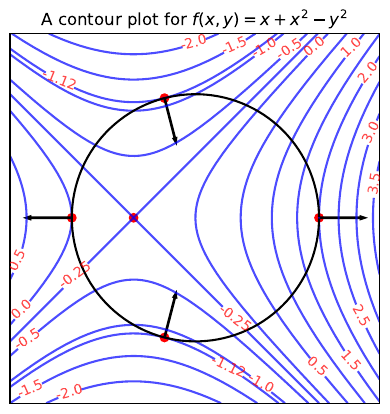

Reproduce this figure in Python.
import numpy as np
import matplotlib.pyplot as plt

ax = plt.gca()

ax.set_aspect('equal')
ax.set_xticks([])
ax.set_yticks([])


def f(x, y): return x**2 + x - y**2


x = np.arange(-1.5, 1.5, 0.01)
y = np.arange(-1.5, 1.5, 0.01)

X, Y = np.meshgrid(x, y)
Z = f(X, Y)

xs = [-1 / 2, -1 / 4, -1 / 4, 1, -1]
ys = [0, np.sqrt(15) / 4, -np.sqrt(15) / 4, 0, 0]
zs = list(map(f, xs, ys))

levels = np.arange(-5, 5.5, 0.5)
levels = np.append(levels, zs)
levels = np.unique(levels)
levels = np.sort(levels)

curve_x = np.arange(-1, 1, 0.0001)
curve_y_top = np.sqrt(1 - curve_x**2)
curve_y_bottom = -np.sqrt(1 - curve_x**2)

ax.scatter(xs, ys, color='red')

p1 = np.array([1, 0])
vec1 = np.array([1, 0])
vec1 = vec1 / (3 * np.linalg.norm(vec1))

p2 = np.array([-1, 0])
vec2 = np.array([-1, 0])
vec2 = vec2 / (3 * np.linalg.norm(vec2))

p3 = np.array([-1 / 4, np.sqrt(15) / 4])
vec3 = np.array([0.5, -2 * np.sqrt(15) / 4])
vec3 = vec3 / (3 * np.linalg.norm(vec3))

p4 = np.array([-1 / 4, - np.sqrt(15) / 4])
vec4 = np.array([0.5, 2 * np.sqrt(15) / 4])
vec4 = vec4 / (3 * np.linalg.norm(vec4))

for pt, vec in zip([p1, p2, p3, p4], [vec1, vec2, vec3, vec4]):
    ax.arrow(pt[0], pt[1], vec[0], vec[1], color='black', width=0.01)

contour = ax.contour(X, Y, Z, colors='blue',
                     linestyles='solid', levels=levels, alpha=0.7)
fmt = {level: level.round(2) for level in contour.levels}
ax.clabel(contour, contour.levels, inline=True, fmt=fmt, colors='red')

ax.plot(curve_x, curve_y_top, color='black')
ax.plot(curve_x, curve_y_bottom, color='black')

plt.title('A contour plot for $f(x,y)=x+x^2-y^2$')
plt.savefig('harmonic_contour.pdf', format='pdf', bbox_inches='tight')
plt.savefig('harmonic_contour.png', format='png', bbox_inches='tight')
